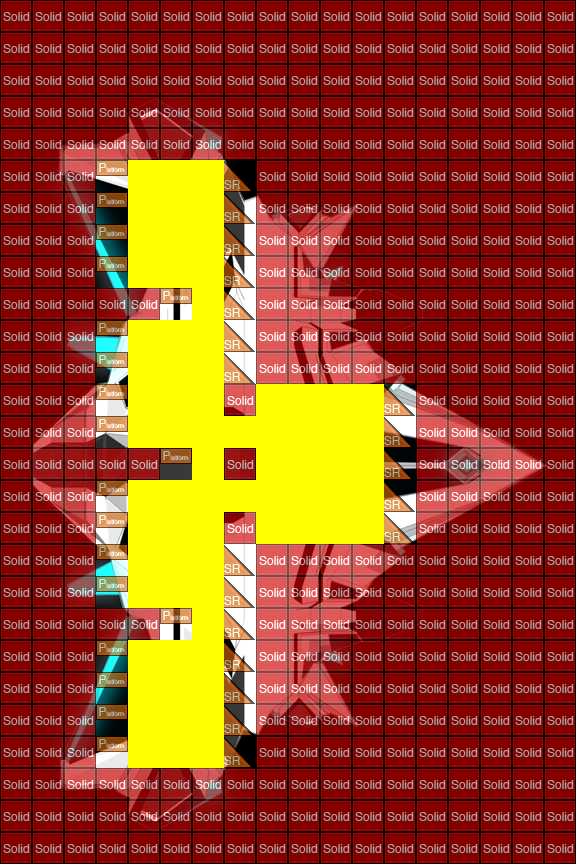

Below is a game level as drawn by its tile map, then a one-line description and the .tmx that defines it (tile-layer data replaced by summaries):
An orthogonal 18x27 tile map with 32x32 px tiles, 3 tile layers (exterior, interior, collision), 3 tilesets.

<map version="1.0" orientation="orthogonal" width="18" height="27" tilewidth="32" tileheight="32">
 <tileset firstgid="1" name="colTile" tilewidth="32" tileheight="32">
  <image source="../img/render/metatiles32x32.png" width="160" height="32" />
  <tile id="0">
   <properties>
    <property name="type" value="solid" />
   </properties>
  </tile>
  <tile id="1">
   <properties>
    <property name="type" value="platform" />
   </properties>
  </tile>
  <tile id="2">
   <properties>
    <property name="type" value="lslope" />
   </properties>
  </tile>
  <tile id="3">
   <properties>
    <property name="type" value="rslope" />
   </properties>
  </tile>
 </tileset>
 <tileset firstgid="6" name="outline" tilewidth="32" tileheight="32">
  <image source="../img/render/outline.png" width="192" height="256" />
 </tileset>
 <tileset firstgid="54" name="ship" tilewidth="576" tileheight="800">
  <image source="../img/render/ships/mechanoid/mechanoid_frigate_img.png" width="576" height="800" />
 </tileset>
 <layer name="exterior" width="18" height="27">
  <data>[486 cells, 1 non-empty, 1 distinct tile ids]</data>
 </layer>
 <layer name="interior" width="18" height="27">
  <data>[486 cells, 73 non-empty, 1 distinct tile ids]</data>
 </layer>
 <layer name="collision" width="18" height="27" opacity="0.65">
  <data>[486 cells, 413 non-empty, 3 distinct tile ids]</data>
 </layer>
</map>
